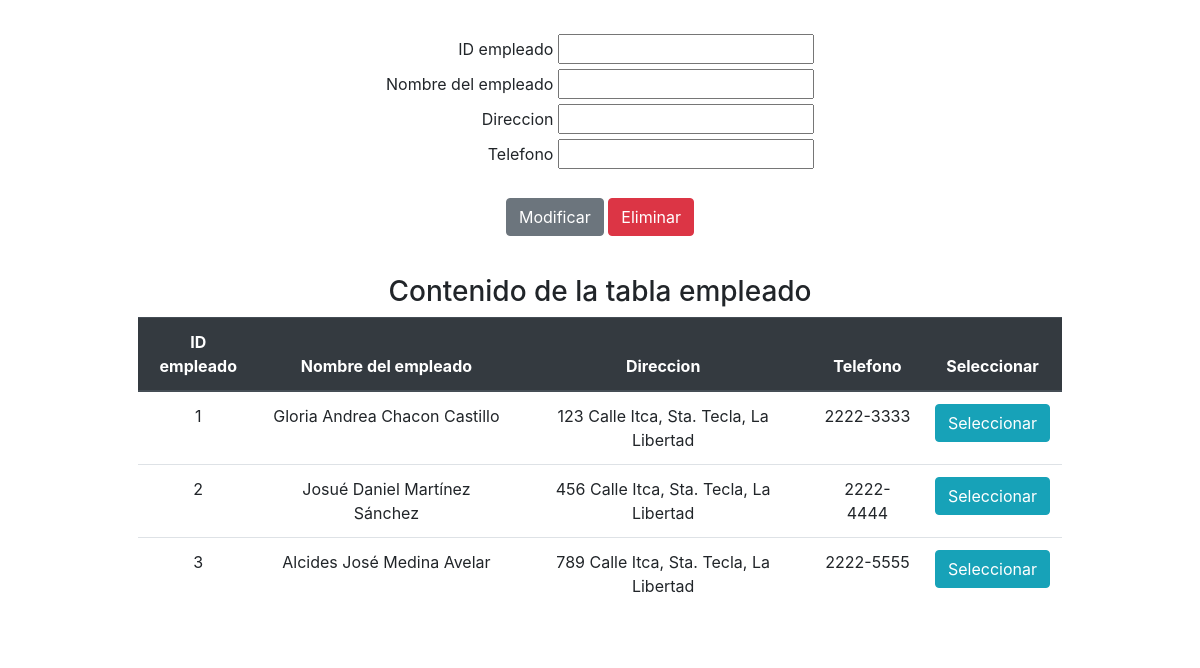
/tablaEmpleados.php, run on an earlier commit of the app's database.
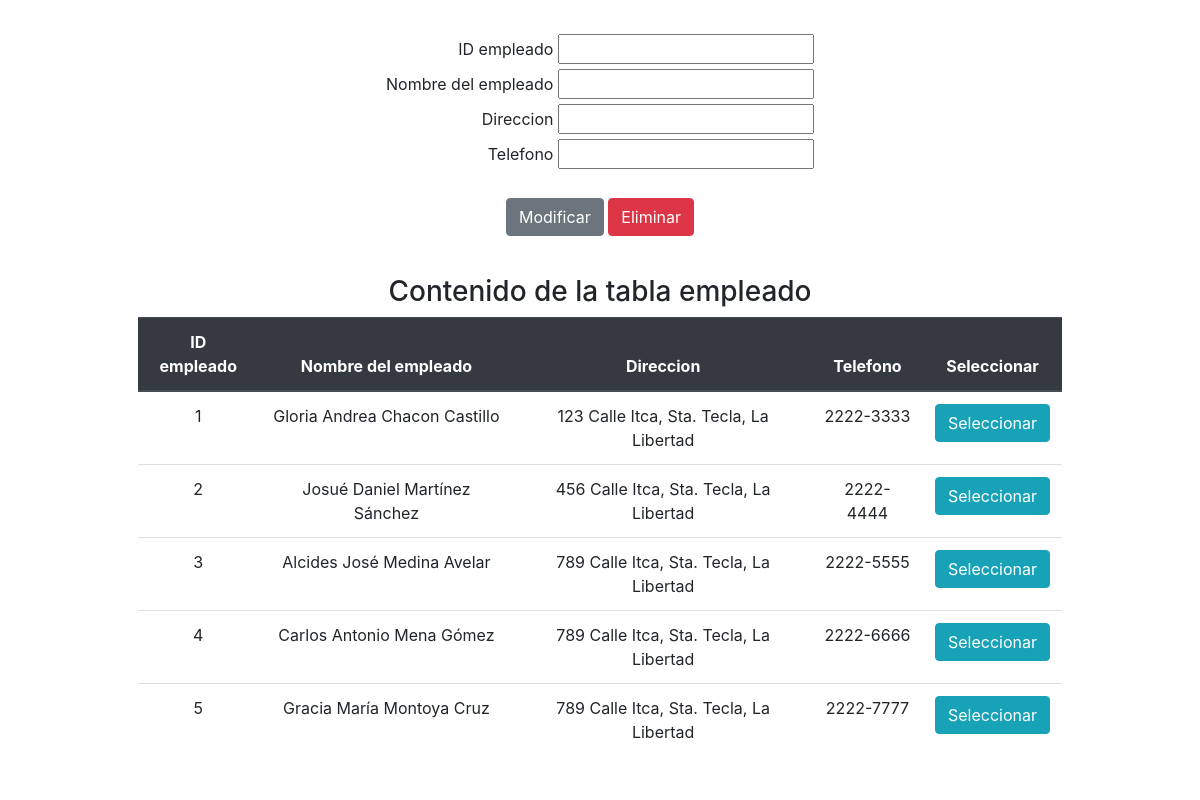
And on a later commit of the database.
### tables this page shows
create table empleado(
	id_empleado int not null auto_increment,
	nombre_empleado varchar(60),
    direccion varchar(100),
	telefono varchar(20),
	primary key (id_empleado)
);

### PHP/DAOreportes.php (the view, shortened to what this page needs)
<?php
class DAOreportes{
    private $con;
    public function conectar(){
        try{
        $this->con= new mysqli(SERVIDOR,USUARIO,CONTRA,BD) or die ("Error al conectar");
        } catch (Exception $ex) {
            echo $ex->getTraceAsString();
        }
    }
    public function personal(){
        $sql="select * from empleado;";
        $res = $this->con->query($sql);
        $tabla="<br><div style='margin: auto; width: 90%; background-color: white; padding: 15px'>"
                ."<h3 style=' text-align: center'>Contenido de la tabla empleado</h3>"
                ."<table class='table'>"
                ."<thead class='thead-dark'>";
        $tabla .="<tr>"
                    . "<th>ID empleado</th>"
                    . "<th>Nombre del empleado</th>"
                    . "<th>Direccion</th>"
                    . "<th>Telefono</th>"
                    . "<th>Seleccionar</th>"
                . "</tr></thead><tbody>";
        while ($fila = mysqli_fetch_assoc($res)){
        $tabla .="<tr>"
                ."<td>".$fila["id_empleado"]."</td>"
                ."<td>".$fila["nombre_empleado"]."</td>"
                ."<td>".$fila["direccion"]."</td>"
                ."<td>".$fila["telefono"]."</td>"
                ."<td><a href=\"javascript:cargarEmpleado('".$fila["id_empleado"]."','".$fila["nombre_empleado"]."','".$fila["direccion"]."','".$fila["telefono"]."')\"><button type='button' class='btn btn-info' name='seleccionar'>Seleccionar</button></a></td>"
                ."</tr>";
        }
        $tabla .="</tbody></table></div></div>";
        return $tabla;
    }
}
?>

### tablaEmpleados.php (shortened to what this page needs)
<?php
include ("PHP/DAOreportes.php");
$reporte = new DAOreportes();
$daoEmp = new DAOempleado();
?>
<!DOCTYPE html>
<html lang="en">
<head>
        <link rel="stylesheet" href="https://stackpath.bootstrapcdn.com/bootstrap/4.4.1/css/bootstrap.min.css"/>
</head>
<body>
<div style=" width: 90%; height: 90%; margin: auto; padding: 10px; text-align: center">
<br>
<div style=" margin: auto; width: fit-content; text-align: right">
<form action="#" method="POST" name="tablaEmpleado">
<label for="idEmp">ID empleado</label>
<input type="text" name="idEmp" id="idEmp" />
<br>
<label for="nombreEmp">Nombre del empleado</label>
<input type="text" name="nombreEmp" id="nombreEmp" />
<br>
<label for="dir">Direccion</label>
<input type="text" name="dir" id="dir" />
<br>
<label for="tel">Telefono</label>
<input type="text" name="tel" id="tel" />
</div>
<br>
<input type="submit" class="btn btn-secondary" value="Modificar" name="modificarEmp"/>
<input type="submit" class="btn btn-danger" value="Eliminar" name="eliminarEmp"/>
<br>
<?php
if(isset($_REQUEST["eliminarEmp"])){
    $id_empleado = $_REQUEST["idEmp"];
    $daoEmp->eliminar($id_empleado);
    echo $reporte->personal();
}else{
 echo $reporte->personal();
}
?>
</body>
</html>

What changed in the data, as far as the page shows it:
added empleado: id_empleado "4", nombre_empleado "Carlos Antonio Mena Gómez", direccion "789 Calle Itca, Sta. Tecla, La Libertad", telefono "2222-6666"
added empleado: id_empleado "5", nombre_empleado "Gracia María Montoya Cruz", direccion "789 Calle Itca, Sta. Tecla, La Libertad", telefono "2222-7777"
